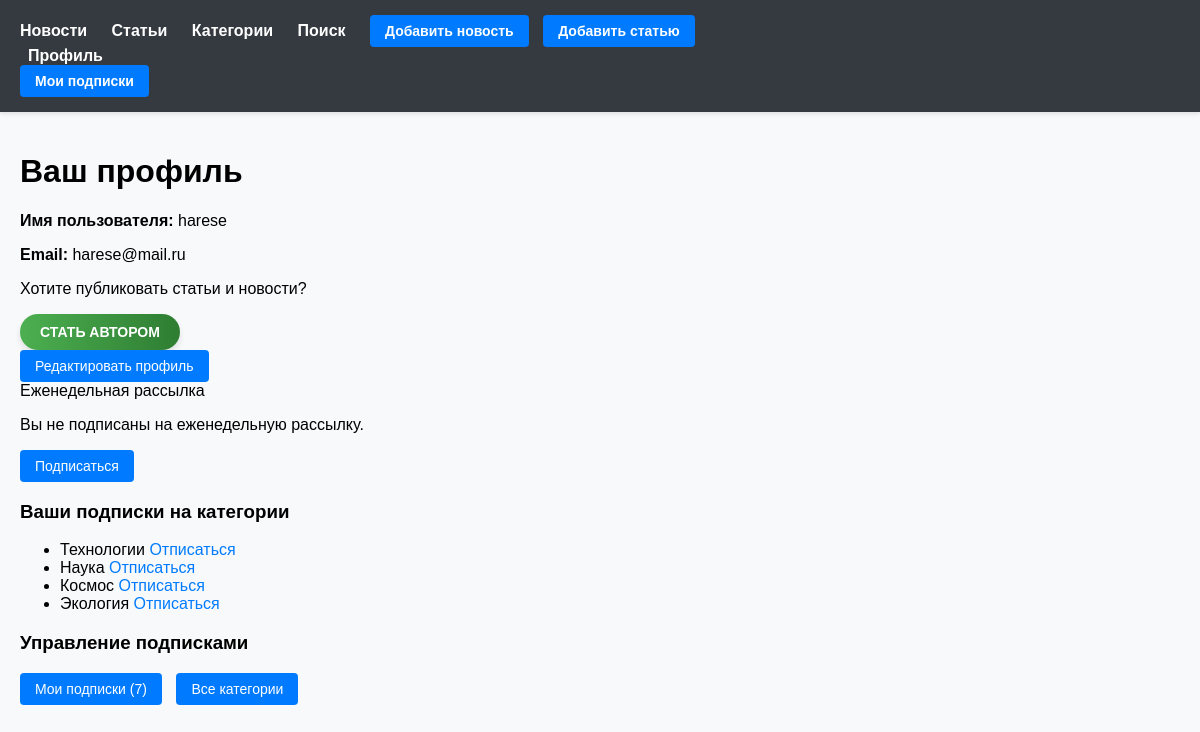
The app's page /news/profile/ (signed in) with its own data.
### NewsPortal/models.py (models this page shows, shortened)
class Category(models.Model):
    name = models.CharField(max_length=100, unique=True)
    subscribers = models.ManyToManyField(User, related_name='subscribed_categories', blank=True)

### NewsPortal/views.py (the view, shortened to what this page needs)
# urls.py: path('profile/', views.profile, name='profile'),
@login_required
def profile(request):
    try:
        subscriber = request.user.digest_subscriber
    except Subscriber.DoesNotExist:
        subscriber = None
    subscribed_categories = subscriber.categories.all() if subscriber else []
    context = {
        'user': request.user,
        'subscriber': subscriber,
        'subscribed_categories': subscribed_categories
    }
    return render(request, 'account/profile.html', context)

### NewsPortal/context_processors.py (called while the page is built)
def site_info(request):
    return {
        'SITE_NAME': getattr(settings, 'SITE_NAME', 'News Portal'),
        'SITE_URL': getattr(settings, 'SITE_URL', 'localhost:8000'),
    }

def site_settings(request):
    return {
        'SITE_NAME': settings.SITE_NAME,
        'SITE_URL': settings.SITE_URL,
    }

def social_login_buttons(request):
    return {
        'social_login_buttons': mark_safe(
            '<a href="/accounts/yandex/login/?process=login" class="btn yandex-btn">'
            '<img src="https://upload.wikimedia.org/wikipedia/commons/thumb/9/91/Yandex_icon.svg/512px-Yandex_icon'
            '.svg.png"'
            'alt="Yandex" width="20"> Войти через Yandex'
            '</a>'
        )
    }

### NewsPortal/templatetags/auth_filters.py (called while the page is built)
@register.filter(name='in_group')
def in_group(user, group_name):
    return user.groups.filter(name=group_name).exists()

### NewsPortal/templates/account/profile.html (shortened to what this page needs)
{% extends 'default.html' %}
{% block content %}
<div class="profile-container">
    <h1>Ваш профиль</h1>
    <div class="profile-info">
        <p><strong>Имя пользователя:</strong> {{ user.username }}</p>
        <p><strong>Email:</strong> {{ user.email }}</p>
        {% if is_author %}
            <div class="author-badge">
                <span class="badge">Автор</span>
                {% if author_profile %}
                    <p><strong>Рейтинг:</strong> {{ author_profile.rating }}</p>
                    <p><strong>Дата регистрации как автор:</strong> {{ author_profile.created_at|date:"d.m.Y" }}</p>
                {% else %}
                    <p>Профиль автора пока недоступен</p>
                {% endif %}
            </div>
        {% else %}
            <div class="become-author-section">
                <p>Хотите публиковать статьи и новости?</p>
                <a href="{% url 'NewsPortal:become_author' %}" class="btn become-author-btn">
                    Стать автором
                </a>
            </div>
        {% endif %}
        {% if user.is_authenticated %}
            <a href="{% url 'NewsPortal:profile_edit' %}" class="btn btn-secondary">
                Редактировать профиль
            </a>
        {% endif %}
        {% if subscriber %}
        <div class="card mb-4">
            <div class="card-header">Еженедельная рассылка</div>
            <div class="card-body">
                <p class="card-text">
                    {% if subscriber.is_active %}
                        Вы подписаны на еженедельную рассылку новых статей.
                        Последняя рассылка:
                        {% if subscriber.last_digest_sent %}
                            {{ subscriber.last_digest_sent|date:"d.m.Y H:i" }}
                        {% else %}
                            еще не отправлялась
                        {% endif %}
                    {% else %}
                        Вы не подписаны на еженедельную рассылку.
                    {% endif %}
                </p>
                <form method="post">
                    <button type="submit" class="btn btn-{% if subscriber.is_active %}danger{% else %}success{% endif %}">
                        {% if subscriber.is_active %}Отписаться{% else %}Подписаться{% endif %}
                    </button>
                </form>
            </div>
        </div>
        {% endif %}
        {% if subscriber %}
        <h3>Ваши подписки на категории</h3>
        <ul>
        {% for category in subscribed_categories %}
            <li>
                {{ category.name }}
                <a href="{% url 'NewsPortal:unsubscribe_category' category.id %}">Отписаться</a>
            </li>
        {% empty %}
            <li>Вы не подписаны ни на одну категорию</li>
        {% endfor %}
        </ul>
        {% endif %}
    </div>
     <div class="mt-4">
        <h3>Управление подписками</h3>
        <a href="{% url 'NewsPortal:my_subscriptions' %}" class="btn btn-info">
            Мои подписки ({{ user.subscribed_categories.count }})
        </a>
        <a href="{% url 'NewsPortal:category_list' %}" class="btn btn-success">
            Все категории
        </a>
    </div>
</div>
{% endblock %}

### NewsPortal/templates/default.html (style rules this page uses)
body { font-family: Arial, sans-serif; margin: 0; padding: 0; background-color: #f8f9fa; }
a { color: #007bff; text-decoration: none; }
.btn { display: inline-block; padding: 8px 15px; background: #007bff; color: white; border-radius: 4px; text-decoration: none; margin-right: 10px; font-size: 14px; border: none; cursor: pointer; transition: background 0.3s; }
.become-author-btn { background: linear-gradient(to right, #4CAF50, #2E7D32); color: white; padding: 10px 20px; border-radius: 30px; font-weight: bold; text-transform: uppercase; box-shadow: 0 4px 6px rgba(0,0,0,0.1); transition: all 0.3s ease; }

### records on screen
Category: name "Технологии"
Category: name "Наука"
Category: name "Космос"
Category: name "Экология"

### other values on screen
{{ user.username }} "harese"
{{ user.email }} "harese@mail.ru"
{{ user.subscribed_categories.count }} "7"
